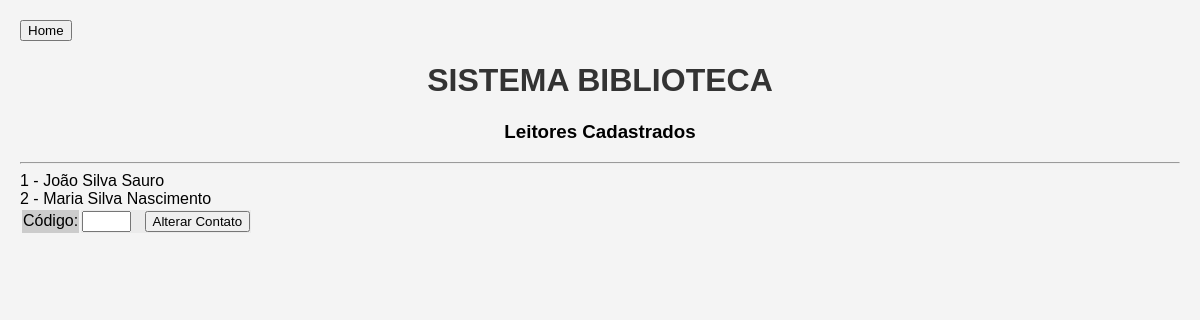
/readers/listar-leitores.php, run on an earlier commit of the app's database.
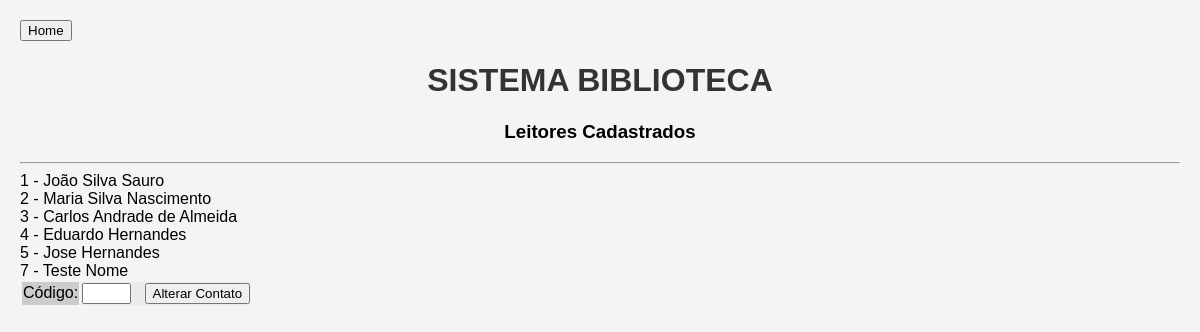
And on a later commit of the database.
### tables this page shows
CREATE TABLE `leitores` (
  `CodLeitor` int(11) NOT NULL,
  `Nome` varchar(255) DEFAULT NULL,
  `DtNasc` date DEFAULT NULL,
  `Celular` varchar(255) DEFAULT NULL,
  `Email` varchar(255) DEFAULT NULL,
  `RA` int(11) DEFAULT NULL,
  `Endereco` varchar(255) DEFAULT NULL,
  `NumEnd` varchar(255) DEFAULT NULL,
  `Bairro` varchar(255) DEFAULT NULL,
  `CidadeUF` varchar(255) DEFAULT NULL
);

### readers/listar-leitores.php (the view, shortened to what this page needs)
<!DOCTYPE html>
<html>
<head>
    <link rel="stylesheet" href="style.css">
</head>
<body>
    <header>
        <a href="index.html"><button title="Voltar ao início">Home</button></a>
            <h1 class="text-center">SISTEMA BIBLIOTECA</h1>
            <h3 class="text-center">Leitores Cadastrados</h3>
        <hr>
    </header>
   <main>
   <?php
    include "config.php";
    $sql = "SELECT * FROM leitores";
    $result = mysqli_query($conn, $sql);
    if ($result->num_rows > 0) {
        while ($linha = mysqli_fetch_assoc($result)) {
            echo $linha['CodLeitor']. " - ". $linha['Nome']. "<br>";
        }
    } else {
        echo "0 resultados";
    }
   ?>
    <form method="post" action="form-altera-leitores.php">
        <table border="0">
            <tr>
                <td bgcolor="#cccccc" class="myinputstyle" size="3">Código:</td>
                <td bgcolor="#EBEBEB">
                    <input type="text" name="codleitor" size="3" class="myinputstyle"
                           title="Digite código do contato" required onchange="this.value = this.value.trim()"> &nbsp;
                    <button type="submit" name="alterar_contato">Alterar Contato</button>
                </td>
            </tr>
        </table>
    </form>
   </main>
</body>
</html>

What changed in the data, as far as the page shows it:
added leitores: CodLeitor "3", Nome "Carlos Andrade de Almeida"
added leitores: CodLeitor "4", Nome "Eduardo Hernandes"
added leitores: CodLeitor "5", Nome "Jose Hernandes"
added leitores: CodLeitor "7", Nome "Teste Nome"
